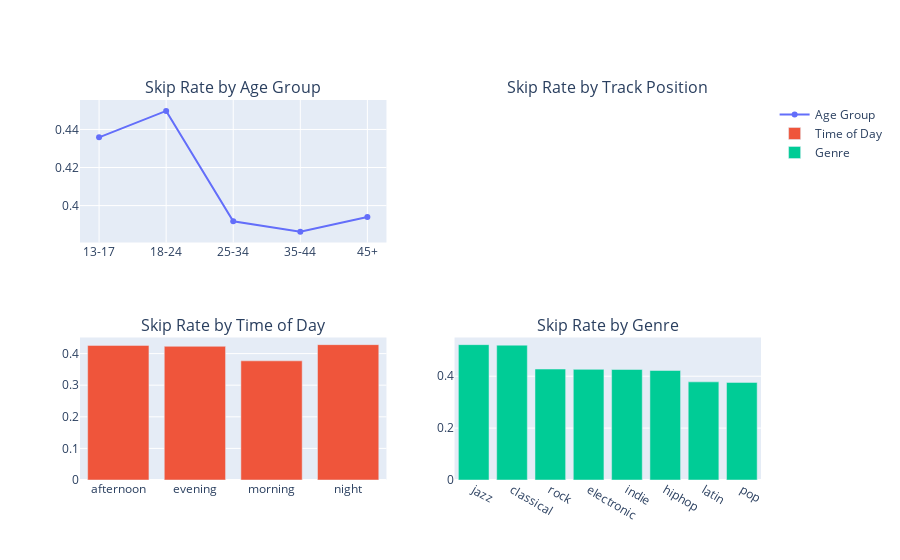

Notebook code cell kept with this figure:
### Code cell
fig.add_trace(
    go.Bar(
        x=genre_df["genre"],
        y=genre_df["skip"],
        name="Genre"
    ),
    row=2, col=2
)

### Figure 1 — Plotly figure (JSON) as saved in the notebook; plotly's stock layout.template omitted (floating-point values rounded to 4 significant figures)
{"data": [{"mode": "lines+markers", "name": "Age Group", "type": "scatter", "x": ["13-17", "18-24", "25-34", "35-44", "45+"], "xaxis": "x", "y": [0.4359, 0.4498, 0.3917, 0.3863, 0.3939], "yaxis": "y"}, {"name": "Time of Day", "type": "bar", "x": ["afternoon", "evening", "morning", "night"], "xaxis": "x3", "y": [0.4259, 0.423, 0.3771, 0.4283], "yaxis": "y3"}, {"name": "Genre", "type": "bar", "x": ["jazz", "classical", "rock", "electronic", "indie", "hiphop", "latin", "pop"], "xaxis": "x4", "y": [0.5218, 0.5197, 0.4276, 0.4264, 0.426, 0.4221, 0.3783, 0.3762], "yaxis": "y4"}], "layout": {"annotations": [{"font": {"size": 16}, "showarrow": false, "text": "Skip Rate by Age Group", "x": 0.225, "xanchor": "center", "xref": "paper", "y": 1, "yanchor": "bottom", "yref": "paper"}, {"font": {"size": 16}, "showarrow": false, "text": "Skip Rate by Track Position", "x": 0.775, "xanchor": "center", "xref": "paper", "y": 1, "yanchor": "bottom", "yref": "paper"}, {"font": {"size": 16}, "showarrow": false, "text": "Skip Rate by Time of Day", "x": 0.225, "xanchor": "center", "xref": "paper", "y": 0.375, "yanchor": "bottom", "yref": "paper"}, {"font": {"size": 16}, "showarrow": false, "text": "Skip Rate by Genre", "x": 0.775, "xanchor": "center", "xref": "paper", "y": 0.375, "yanchor": "bottom", "yref": "paper"}], "xaxis": {"anchor": "y", "domain": [0, 0.45]}, "xaxis2": {"anchor": "y2", "domain": [0.55, 1]}, "xaxis3": {"anchor": "y3", "domain": [0, 0.45]}, "xaxis4": {"anchor": "y4", "domain": [0.55, 1]}, "yaxis": {"anchor": "x", "domain": [0.625, 1]}, "yaxis2": {"anchor": "x2", "domain": [0.625, 1]}, "yaxis3": {"anchor": "x3", "domain": [0, 0.375]}, "yaxis4": {"anchor": "x4", "domain": [0, 0.375]}}}
